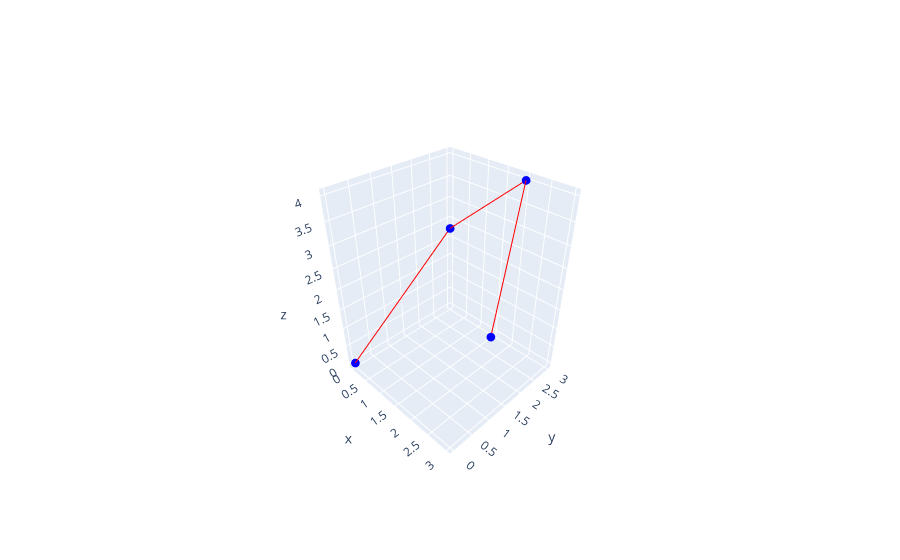

Source (notebook cell):
### Code cell
points = [
    [0, 0, 0], 
    [1, 2, 3], 
    [2, 3, 4],
    [3, 1, 2]
]

rendering3D(points, line=True)

### Figure 1 — Plotly figure (JSON) as saved in the notebook; plotly's stock layout.template omitted (floating-point values rounded to 4 significant figures)
{"data": [{"line": {"color": "red", "width": 2}, "marker": {"color": "blue", "size": 3}, "mode": "lines+markers", "name": "Vector", "showlegend": false, "type": "scatter3d", "x": [0, 1, 2, 3], "y": [0, 2, 3, 1], "z": [0, 3, 4, 2]}], "layout": {"scene": {"camera": {"center": {"x": 0, "y": 0, "z": 0}, "eye": {"x": 1.5, "y": -1.5, "z": 1.5}, "up": {"x": 0, "y": 0, "z": 1}}}}}
